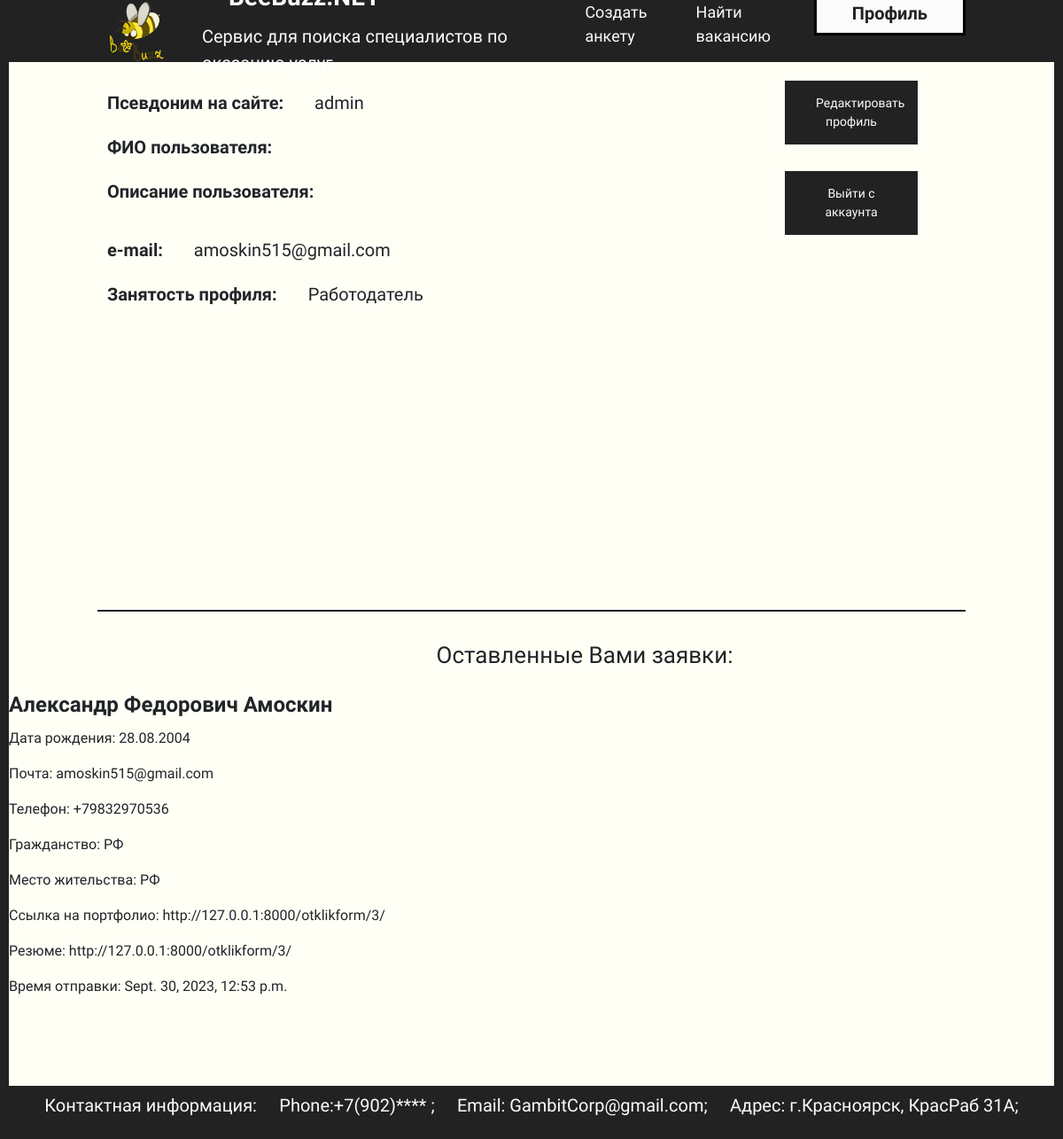
/profile/ (signed in), run on the app's committed database.
### main/models.py (models this page shows, shortened)
class Otklik(models.Model):
    FIO = models.CharField('ФИО',max_length=550)
    Anketa = models.ForeignKey('Anketa', on_delete=models.CASCADE, blank=True, verbose_name="Вакансия на которую откликнулись")
    BirthDate = models.CharField('Дата рождения', max_length=500)
    Email = models.EmailField('Почта', max_length=500)
    Phone = models.CharField('Телефон', max_length=100)
    Citizenship = models.CharField('Гражданство', max_length=300)
    Place = models.CharField('Место жительства', max_length=300)
    Portfolio = models.CharField('Ссылка на портфолио', max_length=500)
    Rezume = models.CharField('Резюме', max_length=500)
    DatePost = models.DateTimeField('Время отправки',auto_now_add=True)
    class Meta:
        verbose_name = "Отклики"
        verbose_name_plural = "Отклики"
        ordering = ['DatePost']

### main/views.py (the view)
# urls.py: path('profile/',ProfileView.as_view(), name = 'prof'),
class ProfileView(LoginRequiredMixin,TemplateView): # new
    template_name = 'main/profile.html'
    login_url = reverse_lazy('log')
    def get(self, request):
        otkl = Otklik.objects.all()
        context = {
            'otkl': otkl,
        }
        return render(request, 'main/profile.html', context)

### main/templatetags/auth_extras.py (called while the page is built)
@register.filter(name='has_group')
def has_group(user, group_name):
    group = Group.objects.get(name=group_name)
    return True if group in user.groups.all() else False

### main/templates/main/profile.html (shortened to what this page needs)
{% load static %}
{% load auth_extras %}
<!DOCTYPE html>
<html lang="ru">
<head>
    <link rel="stylesheet" href="libs/bootstrap-reboot.min.css">
    <link rel="stylesheet" href="libs/bootstrap-grid.min.css">
    <link rel="stylesheet" href="{% static 'main/css/profile_1.css' %}">
</head>
<body>
    <header>
        <div class="logo">
            <table>
                <tr>
                    <td>
                        <a href="{% url 'start' %}"><img src="{% static 'main/images/startsheet_2.png' %}" id="logotip" alt="" width="70" /></a>
                    </td>
                    <td>
                        <div class="namelogo"><label>BeeBuzz.NET</label></div>
                        <div class="namelogo2"><label>Сервис для поиска специалистов по оказанию услуг</label></div>
                    </td>
                </tr>
            </table>
        </div>
        <div class="text-sh">
            <ul>
                {% if request.user|has_group:"Работодатель" %}
                <li><a id = "anket" href="{% url 'anket' %}">Создать анкету</a></li>
                {% endif %}
                <li><a href="{% url 'main' %}">Найти вакансию</a></li>
                {% if request.user.is_authenticated %}
                <li><a id="login" href="{% url 'prof' %}">Профиль</a></li>
                {% else %}
                <li><a id="login" href="{% url 'log' %}">Войти</a></li>
                {% endif %}
            </ul>
        </div>
    </header>
    <table style="height: 600px; margin: 20px 100px 20px 100px; border-bottom: 2px solid #222222;">
        <tr>
            <td valign="top" style="width: 900px;">
                <div class="profile">
                    <p class="main-menu-info">
                        Псевдоним на сайте: <label class="dannye-bd">{{ request.user }}</label>
                    </p>
                    <p class="main-menu-info">
                        ФИО пользователя: <label class="dannye-bd">{{ request.user.first_name }}</label>
                    </p>
                    <p class="main-menu-info">
                        Описание пользователя: <p class="dannye-bd-desc">{{request.user.last_name}}</p>
                    </p>
                    <p class="main-menu-info">
                        e-mail: <label class="dannye-bd">{{request.user.email}}</label>
                    </p>
                    <p class="main-menu-info">
                        Занятость профиля: <label class="dannye-bd">{{ user.groups.all.0 }}</label>
                    </p>
                </div>
            </td>
            <td align="center" valign="top" style="width: 300px;">
                <div class="button">
                    <a href="#" style="text-decoration: none; color:#fbfbfb;">Редактировать профиль</a>
                </div>
                <div class="button">
                    <a href="{% url 'logout' %}" style="text-decoration: none; color:#fbfbfb;">Выйти с аккаунта</a>
                </div>
            </td>
        </tr>
    </table>
    <label align="center" style="margin-left: 120px; font-size: 26px; padding: 10px; display: block;">Оставленные Вами заявки:</label>
    {% for otklik in otkl %}
        <h2>{{ otklik.FIO }}</h2>
        <p>Дата рождения: {{ otklik.BirthDate }}</p>
        <p>Почта: {{ otklik.Email }}</p>
        <p>Телефон: {{ otklik.Phone }}</p>
        <p>Гражданство: {{ otklik.Citizenship }}</p>
        <p>Место жительства: {{ otklik.Place }}</p>
        <p>Ссылка на портфолио: {{ otklik.Portfolio }}</p>
        <p>Резюме: {{ otklik.Rezume }}</p>
        <p>Время отправки: {{ otklik.DatePost }}</p>
    {% endfor %}
    <div class="podval" style="margin-top: 100px;">
        <p> Контактная информация: &emsp;Phone:+7(902)**** ; &emsp;Email: GambitCorp@gmail.com; &emsp;Адрес: г.Красноярск, КрасРаб 31А; </p>
    </div>
</body>
</html>

### main/static/main/css/profile_1.css (style rules this page uses)
body { margin: 0; background-color: rgb(255, 255, 245); font-family: 'Sofia Sans Condensed', sans-serif; border-left: 10px solid #222222; border-right: 10px solid #222222; }
.main-menu-info { font-size: 20px; padding: 10px ; font-weight: bold; margin: 0; }
.dannye-bd { font-weight: normal; margin: 0; text-indent: 30px; }
.button { width: 150px; font-size: 14px; margin: auto; left: 50%; top: 50%; padding: 15px 35px; border: none; background: #222222; color:#fbfbfb; margin-bottom: 30px; }
.podval { background-color: #222222; margin: 0 auto; font-size: 20px; color: #fbfbfb; text-align: center; max-width: 100%; padding: 7px; width: auto; }
#logotip { margin-left: 100px; }
.namelogo { font-size: 28px; margin-left: 65px; font-weight: bold; color: #fbfbfb; }
.namelogo2 { font-size: 20px; margin-left: 35px; color: #fbfbfb; }
header { display: flex; justify-content: space-between; align-items: center; background-color: #222222; padding: 10px; width: auto; height: 70px; }
.text-sh ul { list-style: none; margin-right: 70px; padding: 0; display: flex; }
.text-sh li { margin-right: 20px; }
.text-sh a { font-size: 18px; color: #fbfbfb; text-decoration: none; }
#login { font-size: 20px; color: #222222; font-weight: bold; padding: 10px 40px 10px 40px; background-color: #fbfbfb; border: 3px solid black; }

### data on the page
Otklik: FIO "Александр Федорович Амоскин", BirthDate "28.08.2004", Email "amoskin515@gmail.com", Phone "+79832970536", Citizenship "РФ", Place "РФ", Portfolio "http://127.0.0.1:8000/otklikform/3/", Rezume "http://127.0.0.1:8000/otklikform/3/", DatePost "Sept. 30, 2023, 12:53 p.m."

### other printed values
{{ request.user }} "admin"
{{ request.user.email }} "amoskin515@gmail.com"
{{ user.groups.all.0 }} "Работодатель"
